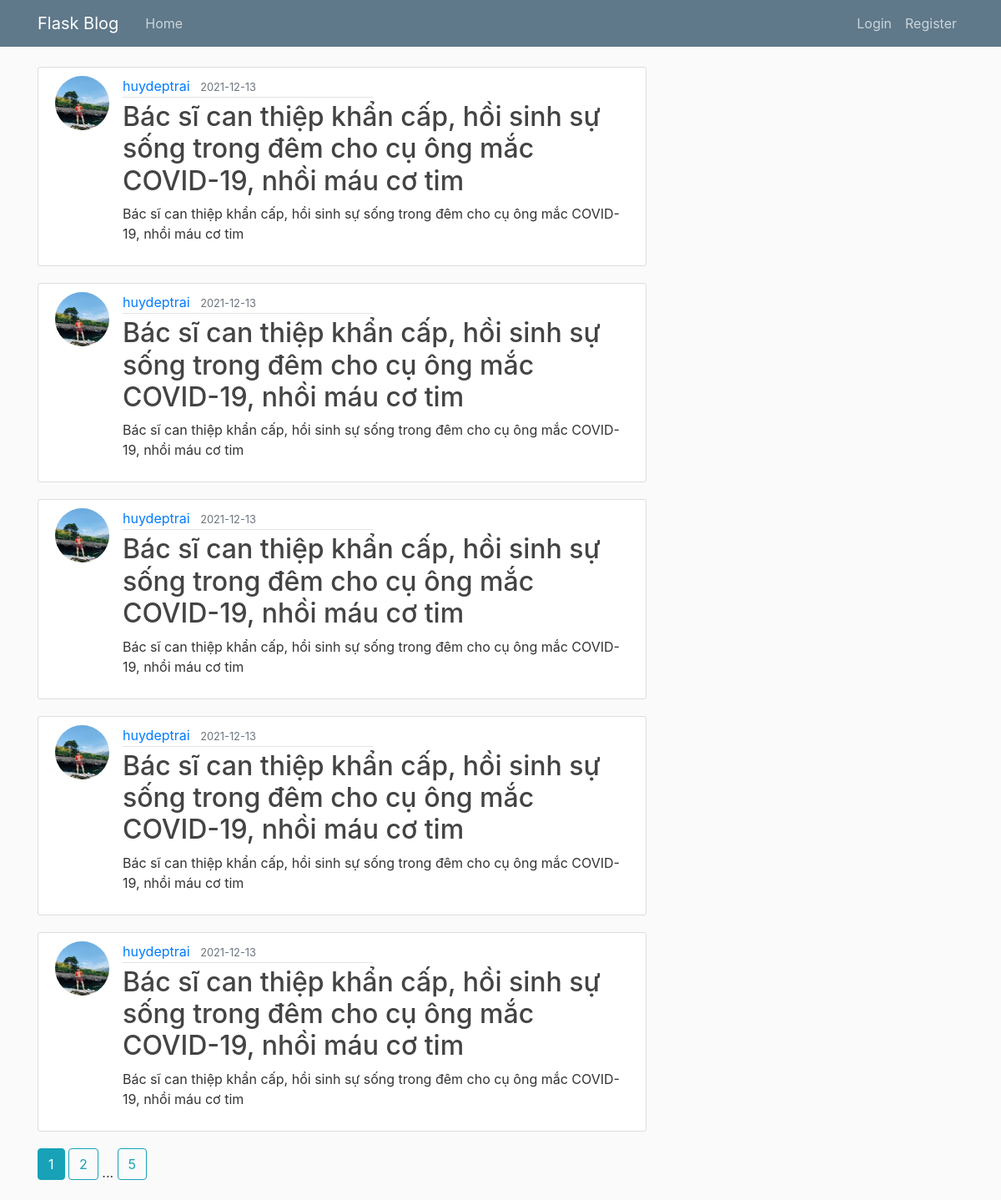
The page /home on the database its author committed.
### flaskblog/models.py (models this page shows, shortened)
class Post(db.Model):
    id = db.Column(db.Integer, primary_key=True)
    title = db.Column(db.String(100), nullable=False)
    date_posted = db.Column(db.DateTime, nullable=False, default=datetime.utcnow)
    content = db.Column(db.Text, nullable=False)
    user_id = db.Column(db.Integer, db.ForeignKey('user.id'), nullable=False)

class User(db.Model, UserMixin):
    id = db.Column(db.Integer, primary_key=True)
    username = db.Column(db.String(20), unique=True, nullable=False)
    email = db.Column(db.String(120), unique=True, nullable=False)
    image_file = db.Column(db.String(20), nullable=False, default='default.jpg')
    password = db.Column(db.String(60), nullable=False)
    posts = db.relationship('Post', backref='author', lazy=True)
    comments = db.relationship('Comment', backref='author', lazy="dynamic")

### flaskblog/routes.py (the view)
@app.route('/')
@app.route('/home',methods=['GET', 'POST'])
def home():
    page = request.args.get('page',1,type=int)
    posts = Post.query.order_by(Post.date_posted.desc()).paginate(page = page,per_page=5)
    return render_template('home.html', posts=posts)

### flaskblog/templates/home.html
{% extends "layout.html" %}
{% block content %}
    {% for post in posts.items %}
        <article class="media content-section">
          <img class="rounded-circle article-img" src="{{ url_for('static', filename='profile_pics/' + post.author.image_file) }}">
          <div class="media-body">
            <div class="article-metadata">
              <a class="mr-2" href="{{ url_for('user_posts', username=post.author.username) }}">{{ post.author.username }}</a>
              <small class="text-muted">{{ post.date_posted.strftime('%Y-%m-%d') }}</small>
            </div>
            <h2><a class="article-title" href="{{ url_for('post', post_id=post.id) }}">{{ post.title }}</a></h2>
            <p class="article-content">{{ post.content }}</p>
          </div>
        </article>
    {% endfor %}
    {% for page_num in posts.iter_pages(left_edge=1,right_edge=1,left_current=1,right_current=2) %}
    {% if page_num %}
      {% if posts.page == page_num %}
    <a  class="btn btn-info  mb-4" href="{{ url_for('home',page=page_num) }}">{{ page_num }} </a>
      {% else %}
      <a  class="btn btn-outline-info  mb-4" href="{{ url_for('home',page=page_num) }}">{{ page_num }} </a>
      {% endif %}
    {% else %}
    ...
    {% endif %}
    {% endfor %}
{% endblock content %}

### flaskblog/templates/layout.html (shortened to what this page needs)
<!DOCTYPE html>
<html lang="en">
<head>
      <link rel="stylesheet" href="https://maxcdn.bootstrapcdn.com/bootstrap/4.0.0/css/bootstrap.min.css">
    <link rel="stylesheet" type="text/css" href="{{ url_for('static', filename='main.css') }}">
</head>
<body>
    <header class="site-header">
        <nav class="navbar navbar-expand-md navbar-dark bg-steel fixed-top">
          <div class="container">
            <a class="navbar-brand mr-4" href="/">Flask Blog</a>
            <div class="collapse navbar-collapse" id="navbarToggle">
              <div class="navbar-nav mr-auto">
                <a class="nav-item nav-link" href="{{ url_for('home') }}">Home</a>
              </div>
              <div class="navbar-nav cachra">
                {% if current_user.is_authenticated %}
                <a class="nav-item nav-link" href="{{ url_for('new_post') }}">New Post</a>
                <a class="nav-item nav-link" href="{{ url_for('account') }}">Account</a>
                <a class="nav-item nav-link" href="{{ url_for('logout') }}">Logout</a>
                {% else %}
                <a class="nav-item nav-link" href="{{ url_for('login') }}">Login</a>
                <a class="nav-item nav-link" href="{{ url_for('register') }}">Register</a>
                {% endif %}
              </div>
            </div>
          </div>
        </nav>
      </header>
      <main role="main" class="container">
        <div class="row">
          <div class="col-md-8">
            {% block content %}{% endblock %}
          </div>
        </div>
      </main>
</body>
</html>

### flaskblog/static/main.css (style rules this page uses)
body { background: #fafafa; color: #333333; margin-top: 5rem; }
a { text-decoration: none; }
h1, h2, h3, h4, h5, h6 { color: #444444; }
.bg-steel { background-color: #5f788a; }
.site-header .navbar-nav .nav-link { color: #cbd5db; }
.content-section { background: #ffffff; padding: 10px 20px; border: 1px solid #dddddd; border-radius: 3px; margin-bottom: 20px; }
.article-title { color: #444444; }
.article-content { white-space: pre-line; }
.article-img { height: 65px; width: 65px; margin-right: 16px; }
.article-metadata { padding-bottom: 1px; margin-bottom: 4px; width: 300px; border-bottom: 1px solid #e3e3e3 }

### rows shown on the page
Post: image_file (picture), author.username "huydeptrai", date_posted "2021-12-13", title "Bác sĩ can thiệp khẩn cấp, hồi sinh sự sống trong đêm cho cụ ông mắc COVID-19, nhồi máu cơ tim", content "Bác sĩ can thiệp khẩn cấp, hồi sinh sự sống trong đêm cho cụ ông mắc COVID-19, nhồi máu cơ tim"
Post: image_file (picture), author.username "huydeptrai", date_posted "2021-12-13", title "Bác sĩ can thiệp khẩn cấp, hồi sinh sự sống trong đêm cho cụ ông mắc COVID-19, nhồi máu cơ tim", content "Bác sĩ can thiệp khẩn cấp, hồi sinh sự sống trong đêm cho cụ ông mắc COVID-19, nhồi máu cơ tim"
Post: image_file (picture), author.username "huydeptrai", date_posted "2021-12-13", title "Bác sĩ can thiệp khẩn cấp, hồi sinh sự sống trong đêm cho cụ ông mắc COVID-19, nhồi máu cơ tim", content "Bác sĩ can thiệp khẩn cấp, hồi sinh sự sống trong đêm cho cụ ông mắc COVID-19, nhồi máu cơ tim"
Post: image_file (picture), author.username "huydeptrai", date_posted "2021-12-13", title "Bác sĩ can thiệp khẩn cấp, hồi sinh sự sống trong đêm cho cụ ông mắc COVID-19, nhồi máu cơ tim", content "Bác sĩ can thiệp khẩn cấp, hồi sinh sự sống trong đêm cho cụ ông mắc COVID-19, nhồi máu cơ tim"
Post: image_file (picture), author.username "huydeptrai", date_posted "2021-12-13", title "Bác sĩ can thiệp khẩn cấp, hồi sinh sự sống trong đêm cho cụ ông mắc COVID-19, nhồi máu cơ tim", content "Bác sĩ can thiệp khẩn cấp, hồi sinh sự sống trong đêm cho cụ ông mắc COVID-19, nhồi máu cơ tim"

### other values the page prints
{{ page_num }} "1"
{{ page_num }} "2" "5"
